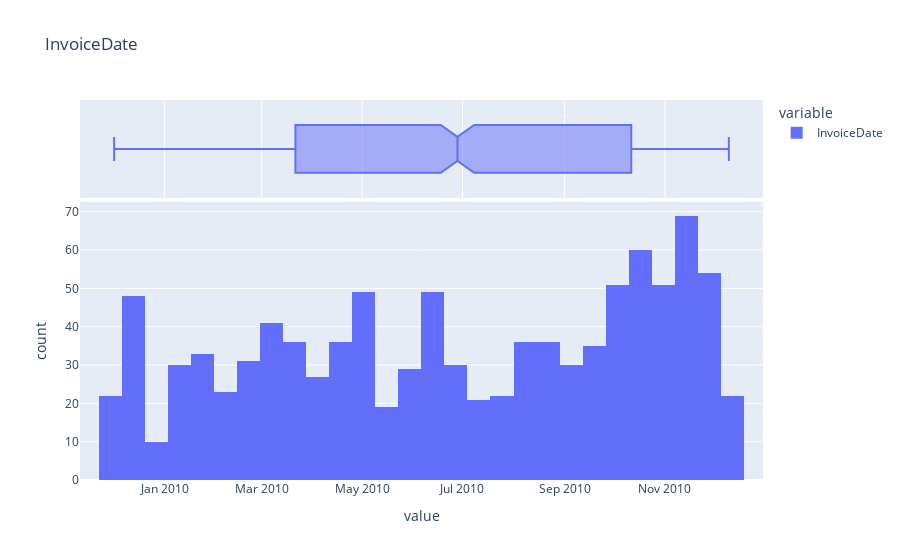

This figure's notebook cell:
### Markdown cell above
Análisis de la n-esima serie...

### Code cell
profile_serie(df_retail['InvoiceDate'])

### Figure 1 — Plotly figure (JSON) as saved in the notebook; plotly's stock layout.template omitted (floating-point values rounded to 4 significant figures; data arrays with more than 128 entries replaced by an {"elided": "..."} marker saying what was removed)
{"data": [{"alignmentgroup": "True", "bingroup": "x", "hovertemplate": "variable=InvoiceDate<br>value=%{x}<br>count=%{y}<extra></extra>", "legendgroup": "InvoiceDate", "marker": {"color": "#636efa", "pattern": {"shape": ""}}, "name": "InvoiceDate", "offsetgroup": "InvoiceDate", "orientation": "v", "showlegend": true, "type": "histogram", "x": {"elided": "1000 str values"}, "xaxis": "x", "yaxis": "y"}, {"alignmentgroup": "True", "hovertemplate": "variable=InvoiceDate<br>value=%{x}<extra></extra>", "legendgroup": "InvoiceDate", "marker": {"color": "#636efa"}, "name": "InvoiceDate", "notched": true, "offsetgroup": "InvoiceDate", "showlegend": false, "type": "box", "x": {"elided": "1000 str values"}, "xaxis": "x2", "yaxis": "y2"}], "layout": {"barmode": "relative", "legend": {"title": {"text": "variable"}, "tracegroupgap": 0}, "title": {"text": "InvoiceDate"}, "xaxis": {"anchor": "y", "domain": [0, 1], "title": {"text": "value"}}, "xaxis2": {"anchor": "y2", "domain": [0, 1], "matches": "x", "showgrid": true, "showticklabels": false}, "yaxis": {"anchor": "x", "domain": [0, 0.7326], "title": {"text": "count"}}, "yaxis2": {"anchor": "x2", "domain": [0.7426, 1], "matches": "y2", "showgrid": false, "showline": false, "showticklabels": false, "ticks": ""}}}
